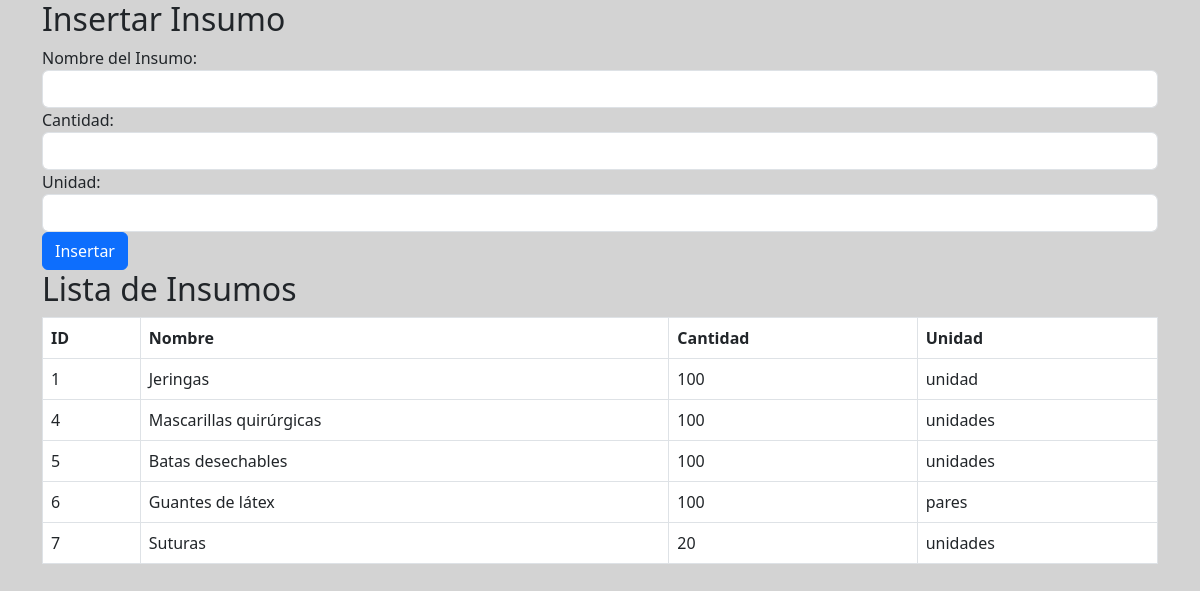
Page /views/consultar/consultar_insumos.php (signed in) on the committed database.
### tables this page shows
CREATE TABLE IF NOT EXISTS `insumos` (
  `insumo_id` int(11) NOT NULL AUTO_INCREMENT,
  `nombre` varchar(100) DEFAULT NULL,
  `cantidad` int(11) DEFAULT NULL,
  `unidad` varchar(50) DEFAULT NULL,
  PRIMARY KEY (`insumo_id`)
);

### includes/Insumos.php (called while the page is built, shortened)
<?php
class Insumos {
    private $conn;
    private $table_name = "insumos";
    public function __construct($db) {
        $this->conn = $db;
    }
    public function obtener_insumos() {
        $query = "SELECT * FROM " . $this->table_name;
        $stmt = $this->conn->prepare($query);
        $stmt->execute();
        return $stmt;
    }
}
?>

### views/consultar/consultar_insumos.php (the view, shortened to what this page needs)
<?php require('../../template/header.php'); ?>
<body>
    <div class="container">
        <h2>Insertar Insumo</h2>
        <form action="../../controllers/procesar_insumos.php" method="POST">
            <div class="form-group">
                <label for="nombre">Nombre del Insumo:</label>
                <input type="text" id="nombre" name="nombre" class="form-control" required>
            </div>
            <div class="form-group">
                <label for="cantidad">Cantidad:</label>
                <input type="number" id="cantidad" name="cantidad" class="form-control" required>
            </div>
            <div class="form-group">
                <label for="unidad">Unidad:</label>
                <input type="text" id="unidad" name="unidad" class="form-control" required>
            </div>
            <button type="submit" class="btn btn-primary">Insertar</button>
        </form>
        <h2>Lista de Insumos</h2>
        <table class="table table-bordered">
            <thead>
                <tr>
                    <th>ID</th>
                    <th>Nombre</th>
                    <th>Cantidad</th>
                    <th>Unidad</th>
                </tr>
            </thead>
            <tbody>
                <?php
                include "../../includes/Insumos.php";
                $database = new Database();
                $db = $database->getConnection();
                $insumos = new Insumos($db);
                $insumos_list = $insumos->obtener_insumos();
                $insumos = $insumos_list->fetchAll(PDO::FETCH_ASSOC);
                foreach ($insumos as $insumo): ?>
                    <tr>
                        <td><?php echo htmlspecialchars($insumo['insumo_id']); ?></td>
                        <td><?php echo htmlspecialchars($insumo['nombre']); ?></td>
                        <td><?php echo htmlspecialchars($insumo['cantidad']); ?></td>
                        <td><?php echo htmlspecialchars($insumo['unidad']); ?></td>
                    </tr>
                <?php endforeach; ?>
            </tbody>
        </table>
    </div>
    <?php require('../../template/footer.php'); ?>

### rows in the picture
insumos: insumo_id "1", nombre "Jeringas", cantidad "100", unidad "unidad"
insumos: insumo_id "4", nombre "Mascarillas quirúrgicas", cantidad "100", unidad "unidades"
insumos: insumo_id "5", nombre "Batas desechables", cantidad "100", unidad "unidades"
insumos: insumo_id "6", nombre "Guantes de látex", cantidad "100", unidad "pares"
insumos: insumo_id "7", nombre "Suturas", cantidad "20", unidad "unidades"
